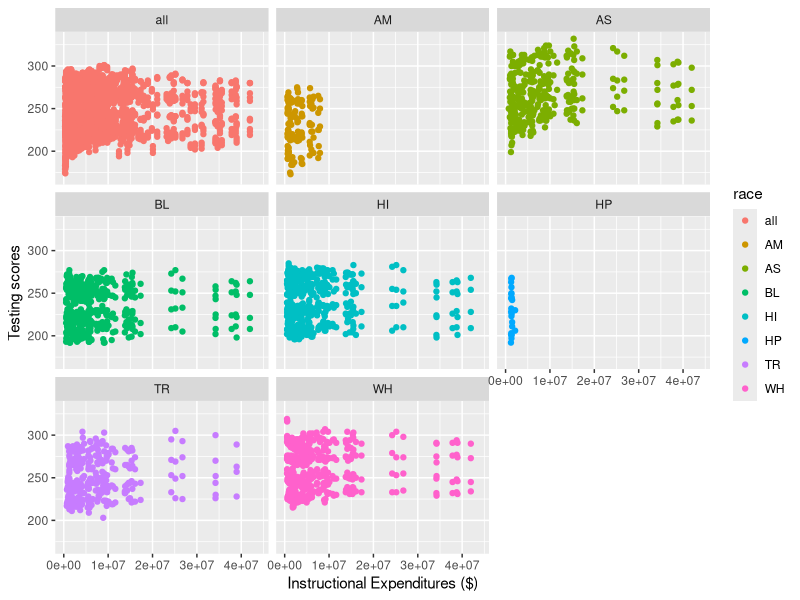
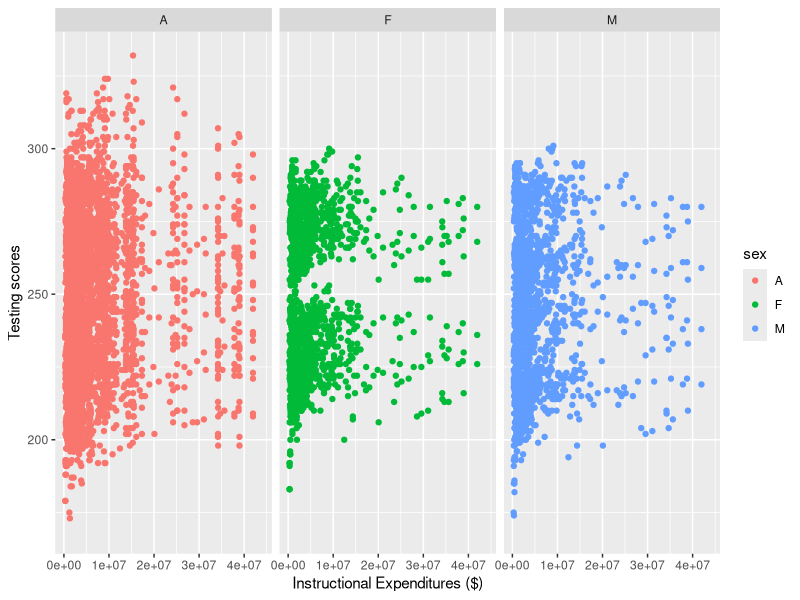
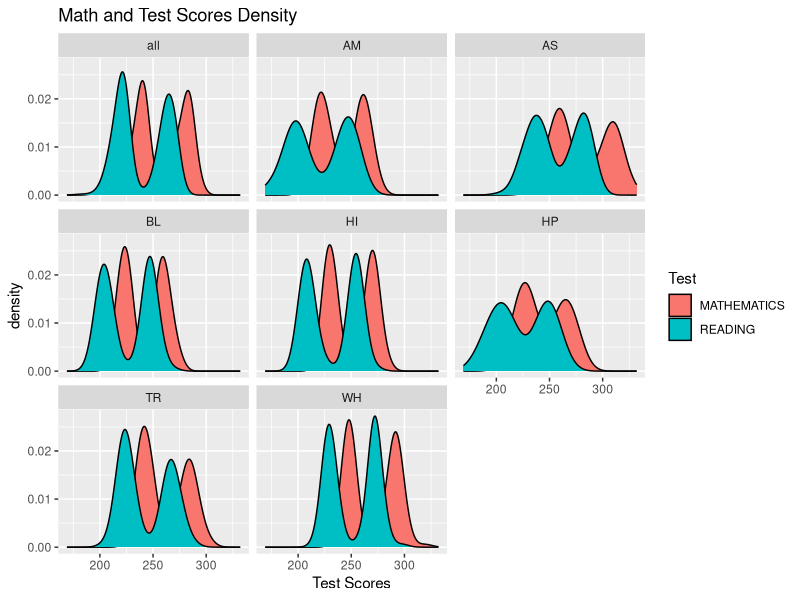
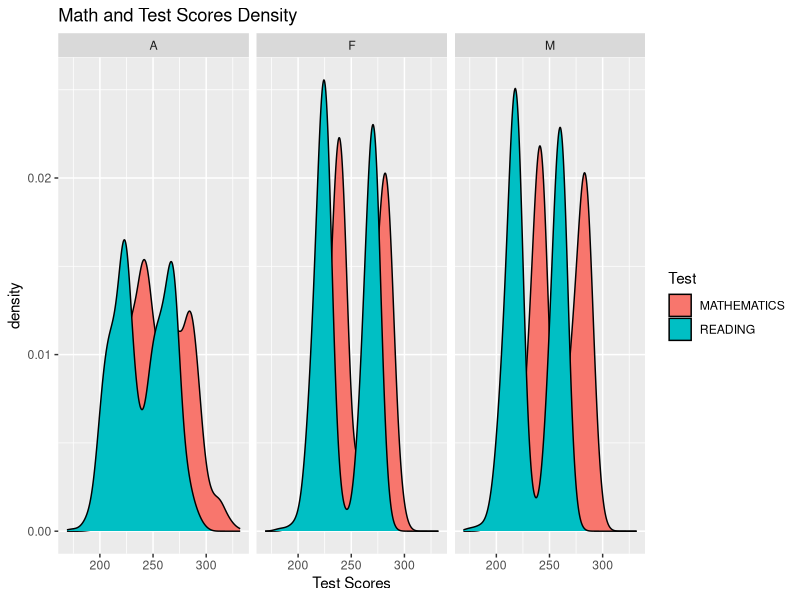
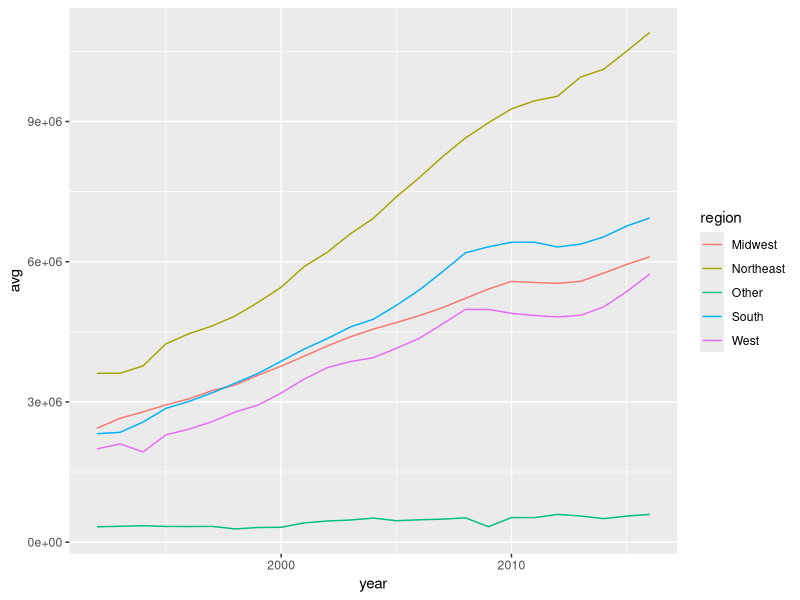

R code for these plots, in order:
## ---- chunk 1
knitr::opts_chunk$set(echo = TRUE)
library(tidyverse)
library(readxl)
## ---- chunk 2
schools <- read_xlsx("US_schools_data.xlsx")
## ---- chunk 3
clean_schools <-schools %>%
  select(PRIMARY_KEY,
         TOTAL_EXPENDITURE, 
         INSTRUCTION_EXPENDITURE, 
         SUPPORT_SERVICES_EXPENDITURE, 
         OTHER_EXPENDITURE, 
         CAPITAL_OUTLAY_EXPENDITURE, 
         ends_with("READING"), 
         ends_with("MATHEMATICS"))
## ---- chunk 4

clean_schools$PRIMARY_KEY <- str_replace(clean_schools$PRIMARY_KEY,"_", " ")

clean_schools <- clean_schools %>%
  separate(PRIMARY_KEY, 
           into = c("year", "state"), 
           sep = " ")

clean_schools$state <- str_replace_all(clean_schools$state, "_", " ")


## ---- chunk 5
clean_schools <- clean_schools %>%
  pivot_longer("G04_A_A_READING":"G08_TR_A_MATHEMATICS",
               names_to = c("grade","race", "sex", "test"),
               names_sep = "_",
               values_to = "score")
## ---- chunk 6
clean_schools <- clean_schools %>%
  mutate(sex = as.factor(sex),
         race = fct_recode(as.factor(clean_schools$race), all = "A"),
         test = as.factor(test),
         grade =as.factor(grade)
         )
  
## ---- chunk 7
MIDWEST <- c("INDIANA","ILLINOIS","MICHIGAN","OHIO","WISCONSIN",
             "IOWA","KANSAS","MINNESOTA","MISSOURI","NEBRASKA",
             "NORTH DAKOTA","SOUTH DAKOTA")

NORTHEAST <- c("CONNECTICUT","MAINE","MASSACHUSETTS","NEW HAMPSHIRE",
             "RHODE ISLAND","VERMONT","NEW JERSEY","NEW YORK",
             "PENNSYLVANIA")

SOUTH <- c("DELAWARE","DISTRICT","FLORIDA","GEORGIA",
            "MARYLAND","NORTH CAROLINA","SOUTH CAROLINA","VIRGINIA",
            "WEST VIRGINIA","ALABAMA","KENTUCKY","MISSISSIPPI",
            "TENNESSEE","ARKANSAS","LOUISIANA","OKLAHOMA","TEXAS")

WEST <- c("ARIZONA","COLORADO","IDAHO","NEW MEXICO","MONTANA",
            "UTAH","NEVADA","WYOMING","ALASKA","CALIFORNIA",
            "HAWAII","OREGON","WASHINGTON")

clean_schools <- clean_schools %>%
  mutate(region = if_else(state %in% MIDWEST, "Midwest", 
                          if_else(state %in% NORTHEAST, "Northeast", 
                                  if_else(state %in% SOUTH, "South", 
                                          if_else(state %in% WEST, "West", "Other")))))

## ---- chunk 8
clean_schools %>%
  ggplot(aes(x = INSTRUCTION_EXPENDITURE, y = score, color = race)) +
  geom_point() +
  labs(x = "Instructional Expenditures ($)", 
       y = "Testing scores")  +
  facet_wrap(~race)

clean_schools %>%
  ggplot(aes(x = INSTRUCTION_EXPENDITURE, y = score, color = sex)) +
  geom_point() +
  labs(x = "Instructional Expenditures ($)", 
       y = "Testing scores")  +
  facet_wrap(~sex)
## ---- chunk 9
clean_schools %>%
  ggplot()+
  geom_density(mapping = aes(x = score, fill = test))+
  facet_wrap(~race) +
  labs(title = "Math and Test Scores Density", x = "Test Scores", fill = "Test")

clean_schools %>%
  ggplot()+
  geom_density(mapping = aes(x = score, fill = test))+
  facet_wrap(~sex) +
  labs(title = "Math and Test Scores Density", x = "Test Scores", fill = "Test")
## ---- chunk 10
clean_schools %>%
  group_by(year, region) %>%
  mutate(avg = mean(INSTRUCTION_EXPENDITURE, na.rm = TRUE)) %>%
  mutate(year = as.numeric(year)) %>%
  filter(!is.na(INSTRUCTION_EXPENDITURE)) %>%
  ggplot()+
  geom_line(mapping = aes(x = year, y = avg, color = region))
## ---- chunk 11
clean_schools %>%
  filter(test == "MATHEMATICS") %>%
  lm(score ~ INSTRUCTION_EXPENDITURE, data = .) ->
  math_model

clean_schools %>%
  filter(test == "READING") %>%
  lm(score ~ INSTRUCTION_EXPENDITURE, data = .) ->
  reading_model
  
